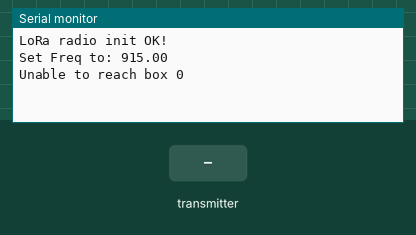
A sketch run on a simulated Teensy 4. Parts: the last lines printed to the serial monitor. The inputs (shaded band) are chosen by the test bench. No radio packets arrive unless stated.

Above: at 1.3 s.
1.4 s: the transmitter starts sending buf.0 = 0
At 1.59 s:
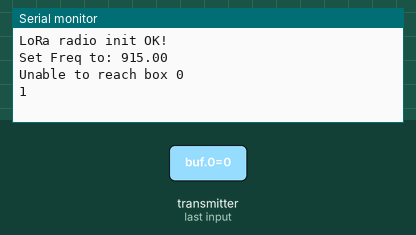
3.1 s: the transmitter starts sending buf.0 = 64
At 3.42 s:
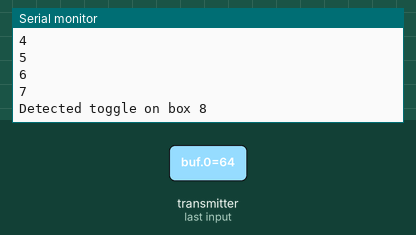
Timing chart, 0 to 6.1 s (numbered marks = the images above; inputs shaded):
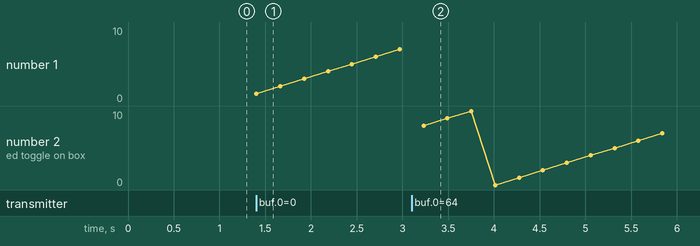

Measured:
- after the input at 1.4 s, the serial monitor: prints a new line at once (image 1)
- after the input at 3.1 s, the serial monitor: prints a new line after 0.13 s (image 2)

The sketch:

syncunit.ino
```cpp
#include <SPI.h>
#include <RH_RF95.h>
#include <math.h>

// for feather m0
#define RFM95_CS 8
#define RFM95_RST 4
#define RFM95_INT 3

#if defined(ESP8266)
/* for ESP w/featherwing */
#define RFM95_CS 2    // "E"
#define RFM95_RST 16  // "D"
#define RFM95_INT 15  // "B"

#elif defined(ESP32)
/* ESP32 feather w/wing */
#define RFM95_RST 27  // "A"
#define RFM95_CS 33   // "B"
#define RFM95_INT 12  //  next to A

#elif defined(NRF52)
/* nRF52832 feather w/wing */
#define RFM95_RST 7   // "A"
#define RFM95_CS 11   // "B"
#define RFM95_INT 31  // "C"

#elif defined(TEENSYDUINO)
/* Teensy 3.x w/wing */
#define RFM95_RST 9  // "A"
#define RFM95_CS 10  // "B"
#define RFM95_INT 4  // "C"
#endif

// Change to 434.0 or other frequency, must match RX's freq!
#define RF95_FREQ 915.0
// Singleton instance of the radio driver
RH_RF95 rf95(RFM95_CS, RFM95_INT);

const int NUM_UNITS = 11;
const int PER_UNIT_DELAY = 200;
const int TIMEOUT_DELAY = 500;

uint8_t currentState[NUM_UNITS + 1];

void setup() {

  for (int i = 0; i <= NUM_UNITS; i++) {
    currentState[i] = 0;
  }

  pinMode(RFM95_RST, OUTPUT);
  digitalWrite(RFM95_RST, HIGH);

  delay(100);

  // manual reset
  digitalWrite(RFM95_RST, LOW);
  delay(10);
  digitalWrite(RFM95_RST, HIGH);
  delay(10);


  while (!rf95.init()) {
    Serial.println("LoRa radio init failed");
    while (1);
  }
  Serial.println("LoRa radio init OK!");

  // Defaults after init are 434.0MHz, modulation GFSK_Rb250Fd250, +13dbM
  if (!rf95.setFrequency(RF95_FREQ)) {
    Serial.println("setFrequency failed");
    while (1);
  }
  Serial.print("Set Freq to: ");
  Serial.println(RF95_FREQ);

  // Defaults after init are 434.0MHz, 13dBm, Bw = 125 kHz, Cr = 4/5, Sf = 128chips/symbol, CRC on

  // The default transmitter power is 13dBm, using PA_BOOST.
  // If you are using RFM95/96/97/98 modules which uses the PA_BOOST transmitter pin, then
  // you can set transmitter powers from 5 to 23 dBm:
  rf95.setTxPower(23, false);
}

void loop() {

  // Buffer is size 4 to allow for future functionality
  uint8_t buf[4];
  uint8_t len = sizeof(buf);

  for (int i = 0; i < NUM_UNITS; i++) {

    // Prepare state for sending
    currentState[NUM_UNITS] = i;
    rf95.send(currentState, NUM_UNITS + 1);
    rf95.waitPacketSent();

    if (rf95.waitAvailableTimeout(TIMEOUT_DELAY) && rf95.recv(buf, &len)) {
      // Update state
      if (currentState[i] != buf[0]) Serial.print("Detected toggle on box "); Serial.println(i);
      currentState[i] = buf[0];
    } else {
      // Skip
      Serial.print("Unable to reach box "); Serial.println(i);
    }

    delay(PER_UNIT_DELAY);
  }
}
```
